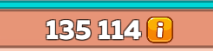
#> input picture training/135114.png, 213 x 51 px; its folder holds only this picture in this run
$ jupyter execute --allow-errors generate_data.ipynb   (older library calls are emulated)
#> lines starting #> are read from the running program, lines starting #| are printed output that depends on the picture; after the words box and inside, x2 and y2 are one past the last pixel; in counts of white or black regions, pixels touching at a corner belong together
#> further down, img_orig is the input picture: shape (51, 213, 3); mean B, G, R 132.5, 156.4, 180
[cell 1]
import cv2
import numpy as np
import matplotlib.pyplot as plt
import tensorflow as tf
import glob
import os
import pandas as pd
import pickle

[cell 2]
def img_preproc(img):
    gray = cv2.cvtColor(img, cv2.COLOR_BGR2GRAY)
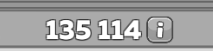
#> gray: shape (51, 213); min 28, max 255, mean 160.9
    # Only look at white parts
    _,bwimg=cv2.threshold(gray,240,255,cv2.THRESH_BINARY)
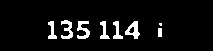
#> bwimg: shape (51, 213); 6.4% white; 8 white regions (1 under 20 px)
    return bwimg

def get_chars(img):
    """Break an image of numbers into a list of images of characters

    Reference: https://stackoverflow.com/questions/50713023/license-plate-character-segmentation-python-opencv
    """
    chars=[]
    _,contours,_=cv2.findContours(img, cv2.RETR_EXTERNAL,cv2.CHAIN_APPROX_NONE)
#> contours = 8 contours, 1 with area under 20; largest, box (x1, y1, x2, y2) and area: (125, 21, 140, 39) 132, (77, 21, 90, 39) 92, (61, 20, 73, 39) 85, (113, 21, 123, 39) 64, (100, 21, 110, 39) 62, (48, 21, 57, 39) 62, (158, 28, 162, 37) 24
    # Sort bounding boxes from left to right
    contours = sorted(contours, key=lambda ctr: cv2.boundingRect(ctr)[0])
    for ctr in contours:
        # Get bounding box
        x, y, w, h = cv2.boundingRect(ctr)
        # Getting ROI
        roi = img[y:y+h, x:x+w]
        chars.append(roi)
#> this loop made 8 passes
#> (x, y, w, h) on passes 1 to 7: (48, 21, 9, 18), (61, 20, 12, 19), (77, 21, 13, 18), (100, 21, 10, 18), (113, 21, 10, 18), (125, 21, 15, 18), (158, 28, 4, 9)
#> (x, y, w, h, roi) on pass 8: (159, 23, 3, 3, [[255, 255, 255], [255, 255, 255], [0, 255, 255]])
#> after the loop, chars = 8 items
    return chars

def filter_chars(img):
    """Filter out non-character glyphs based on height/width ratio
    """
    h,w=img.shape
    ratio=h/w
    if ratio<=1 or ratio>2.1:
        return False
    else:
        return True

def conform_size(img):
    """Resize images to conform to the size of MNIST images, which is 28x28
    """
    target_width=20
    target_height=20
    padding_second=4
    h,w=img.shape
    if w>h:
        # Resize without stretching
        new_h=int(np.round(h*target_height/w))
        resized_img = cv2.resize(img, (target_width, new_h))
        # Pad image
        blank=target_height-new_h
        pad_t=int(np.floor(blank/2))
        pad_b=int(np.floor((blank+1)/2))
        padded_img=cv2.copyMakeBorder(resized_img,pad_t,pad_b,0,0,cv2.BORDER_CONSTANT,value=0)
        # Do padding again to add blanks so that the image resembles those from MNIST
        # Otherwise the trained model is destined to fail
        padded_img2=cv2.copyMakeBorder(padded_img,padding_second,padding_second,padding_second,padding_second,cv2.BORDER_CONSTANT,value=0)
    else:
        new_w=int(np.round(w*target_width/h))
        resized_img = cv2.resize(img, (new_w,target_height))
        blank=target_width-new_w
        pad_l=int(np.floor(blank/2))
        pad_r=int(np.floor((blank+1)/2))
        padded_img=cv2.copyMakeBorder(resized_img,0,0,pad_l,pad_r,cv2.BORDER_CONSTANT,value=0)
        padded_img2=cv2.copyMakeBorder(padded_img,padding_second,padding_second,padding_second,padding_second,cv2.BORDER_CONSTANT,value=0)
    # 0-255 to 0-1
    normalized=padded_img2/255
    normalized = normalized.reshape(28, 28, 1)
    return normalized

[cell 3]
path_train_imgs=glob.glob("training/*")

[cell 4]
train_x=[]
train_y=[]

[cell 5]
for path in path_train_imgs:
    label=os.path.basename(path).split(".")[0]
    labels=[int(x) for x in list(label)]
    img_orig=cv2.imread(path)
    img=img_preproc(img_orig)
    characters=get_chars(img)
#> characters = 8 items
    filt_chars=[img for img in characters if filter_chars(img)]
#> filt_chars = 6 items
    # "Normalized" characters
    norm_chars=[conform_size(char) for char in filt_chars]
#> norm_chars = 6 items
    train_x=train_x+norm_chars
#> train_x = 6 items
    train_y=train_y+labels

$ run again, on training/152781.png
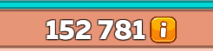
#> input picture training/152781.png, 213 x 51 px
#> img_orig is the input picture: shape (51, 213, 3); mean B, G, R 132.9, 156.6, 179.6
#> in img_preproc, `gray = cv2.cvtColor(img, cv2.COLOR_BGR2GRAY)`:
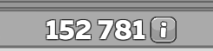
#> gray: shape (51, 213); min 39, max 255, mean 160.9
#> in img_preproc, `_,bwimg=cv2.threshold(gray,240,255,cv2.THRESH_BINARY)`:
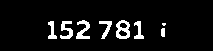
#> bwimg: shape (51, 213); 7% white; 8 white regions (1 under 20 px)
#> contours = 8 contours, 1 with area under 20; largest, box (x1, y1, x2, y2) and area: (116, 20, 130, 39) 200, (76, 20, 90, 39) 102, (60, 21, 73, 39) 92, (99, 21, 112, 39) 70, (134, 21, 144, 39) 66, (48, 21, 57, 39) 62, (161, 28, 165, 37) 23
#> the loop in get_chars, `for ctr in contours:` made 8 passes
#> (x, y, w, h) on passes 1 to 8: (48, 21, 9, 18), (60, 21, 13, 18), (76, 20, 14, 19), (99, 21, 13, 18), (116, 20, 14, 19), (134, 21, 10, 18), (161, 28, 4, 9), (162, 23, 4, 3)
#> after the loop in get_chars, `for ctr in contours:`: chars = 8 items
#> filt_chars = 6 items

$ run again, on training/170608.png
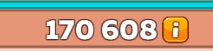
#> input picture training/170608.png, 213 x 51 px
#> img_orig is the input picture: shape (51, 213, 3); mean B, G, R 134.4, 157.6, 179.4
#> in img_preproc, `gray = cv2.cvtColor(img, cv2.COLOR_BGR2GRAY)`:
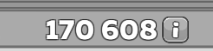
#> gray: shape (51, 213); min 37, max 255, mean 161.6
#> in img_preproc, `_,bwimg=cv2.threshold(gray,240,255,cv2.THRESH_BINARY)`:
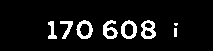
#> bwimg: shape (51, 213); 8% white; 8 white regions (1 under 20 px)
#> contours = 8 contours, 2 with area under 20; largest, box (x1, y1, x2, y2) and area: (76, 20, 93, 39) 218, (121, 20, 137, 39) 218, (141, 20, 156, 39) 202, (103, 20, 118, 39) 159, (60, 21, 73, 39) 71, (48, 21, 57, 39) 62
#> the loop in get_chars, `for ctr in contours:` made 8 passes
#> (x, y, w, h) on passes 1 to 8: (48, 21, 9, 18), (60, 21, 13, 18), (76, 20, 17, 19), (103, 20, 15, 19), (121, 20, 16, 19), (141, 20, 15, 19), (174, 28, 3, 9), (174, 23, 4, 3)
#> after the loop in get_chars, `for ctr in contours:`: chars = 8 items
#> filt_chars = 6 items

$ run again, on training/178198.png
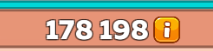
#> input picture training/178198.png, 213 x 51 px
#> img_orig is the input picture: shape (51, 213, 3); mean B, G, R 133.7, 157.1, 179.7
#> in img_preproc, `gray = cv2.cvtColor(img, cv2.COLOR_BGR2GRAY)`:
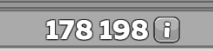
#> gray: shape (51, 213); min 46, max 255, mean 161.3
#> in img_preproc, `_,bwimg=cv2.threshold(gray,240,255,cv2.THRESH_BINARY)`:
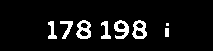
#> bwimg: shape (51, 213); 7.5% white; 8 white regions (1 under 20 px)
#> contours = 8 contours, 1 with area under 20; largest, box (x1, y1, x2, y2) and area: (76, 20, 91, 39) 200, (132, 20, 147, 39) 197, (114, 20, 129, 39) 160, (60, 21, 73, 39) 71, (101, 21, 111, 39) 66, (48, 21, 57, 39) 62, (165, 28, 169, 37) 24
#> the loop in get_chars, `for ctr in contours:` made 8 passes
#> (x, y, w, h) on passes 1 to 7: (48, 21, 9, 18), (60, 21, 13, 18), (76, 20, 15, 19), (101, 21, 10, 18), (114, 20, 15, 19), (132, 20, 15, 19), (165, 28, 4, 9)
#> after the loop in get_chars, `for ctr in contours:`: chars = 8 items
#> filt_chars = 6 items
